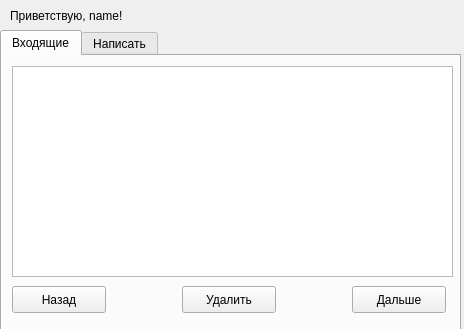
<?xml version="1.0" encoding="UTF-8"?>
<ui version="4.0">
 <class>mailWindow</class>
 <widget class="QMainWindow" name="mailWindow">
  <property name="geometry">
   <rect>
    <x>0</x>
    <y>0</y>
    <width>464</width>
    <height>329</height>
   </rect>
  </property>
  <property name="windowTitle">
   <string>Mail</string>
  </property>
  <widget class="QWidget" name="centralwidget">
   <widget class="QLabel" name="welcomeLbl">
    <property name="geometry">
     <rect>
      <x>10</x>
      <y>0</y>
      <width>161</width>
      <height>31</height>
     </rect>
    </property>
    <property name="text">
     <string>Приветствую, name!</string>
    </property>
   </widget>
   <widget class="QTabWidget" name="tabWidget">
    <property name="geometry">
     <rect>
      <x>0</x>
      <y>30</y>
      <width>461</width>
      <height>301</height>
     </rect>
    </property>
    <property name="tabShape">
     <enum>QTabWidget::Rounded</enum>
    </property>
    <property name="currentIndex">
     <number>0</number>
    </property>
    <widget class="QWidget" name="tab">
     <attribute name="title">
      <string>Входящие</string>
     </attribute>
     <widget class="QPushButton" name="deleteBtn">
      <property name="geometry">
       <rect>
        <x>180</x>
        <y>230</y>
        <width>94</width>
        <height>27</height>
       </rect>
      </property>
      <property name="text">
       <string>Удалить</string>
      </property>
     </widget>
     <widget class="QPushButton" name="backBtn">
      <property name="geometry">
       <rect>
        <x>10</x>
        <y>230</y>
        <width>94</width>
        <height>27</height>
       </rect>
      </property>
      <property name="text">
       <string>Назад</string>
      </property>
     </widget>
     <widget class="QPushButton" name="nextBtn">
      <property name="geometry">
       <rect>
        <x>350</x>
        <y>230</y>
        <width>94</width>
        <height>27</height>
       </rect>
      </property>
      <property name="text">
       <string>Дальше</string>
      </property>
     </widget>
     <widget class="QTextBrowser" name="mailText">
      <property name="geometry">
       <rect>
        <x>10</x>
        <y>10</y>
        <width>441</width>
        <height>211</height>
       </rect>
      </property>
     </widget>
    </widget>
    <widget class="QWidget" name="tab_2">
     <attribute name="title">
      <string>Написать</string>
     </attribute>
     <widget class="QLineEdit" name="addressText">
      <property name="geometry">
       <rect>
        <x>10</x>
        <y>10</y>
        <width>121</width>
        <height>27</height>
       </rect>
      </property>
     </widget>
     <widget class="QPushButton" name="sendBtn">
      <property name="geometry">
       <rect>
        <x>360</x>
        <y>230</y>
        <width>94</width>
        <height>27</height>
       </rect>
      </property>
      <property name="text">
       <string>Отправить</string>
      </property>
     </widget>
     <widget class="QTextEdit" name="letterText">
      <property name="geometry">
       <rect>
        <x>10</x>
        <y>50</y>
        <width>431</width>
        <height>171</height>
       </rect>
      </property>
     </widget>
    </widget>
   </widget>
  </widget>
 </widget>
 <resources/>
 <connections/>
</ui>
